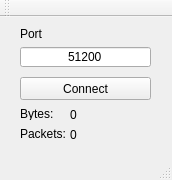
<?xml version="1.0" encoding="UTF-8"?>
<ui version="4.0">
 <class>MainWindow</class>
 <widget class="QMainWindow" name="MainWindow">
  <property name="geometry">
   <rect>
    <x>0</x>
    <y>0</y>
    <width>172</width>
    <height>180</height>
   </rect>
  </property>
  <property name="windowTitle">
   <string>MainWindow</string>
  </property>
  <widget class="QWidget" name="centralWidget">
   <widget class="QPushButton" name="pushButton">
    <property name="geometry">
     <rect>
      <x>20</x>
      <y>60</y>
      <width>131</width>
      <height>23</height>
     </rect>
    </property>
    <property name="text">
     <string>Connect</string>
    </property>
   </widget>
   <widget class="QLineEdit" name="lineEdit">
    <property name="geometry">
     <rect>
      <x>20</x>
      <y>30</y>
      <width>131</width>
      <height>20</height>
     </rect>
    </property>
    <property name="inputMethodHints">
     <set>Qt::ImhNone</set>
    </property>
    <property name="text">
     <string>51200</string>
    </property>
    <property name="alignment">
     <set>Qt::AlignCenter</set>
    </property>
   </widget>
   <widget class="QLabel" name="label">
    <property name="geometry">
     <rect>
      <x>20</x>
      <y>10</y>
      <width>46</width>
      <height>13</height>
     </rect>
    </property>
    <property name="text">
     <string>Port</string>
    </property>
   </widget>
   <widget class="QLabel" name="label_2">
    <property name="geometry">
     <rect>
      <x>20</x>
      <y>90</y>
      <width>46</width>
      <height>13</height>
     </rect>
    </property>
    <property name="text">
     <string>Bytes:</string>
    </property>
   </widget>
   <widget class="QLabel" name="bytes">
    <property name="geometry">
     <rect>
      <x>70</x>
      <y>90</y>
      <width>81</width>
      <height>16</height>
     </rect>
    </property>
    <property name="text">
     <string>0</string>
    </property>
   </widget>
   <widget class="QLabel" name="packets">
    <property name="geometry">
     <rect>
      <x>70</x>
      <y>110</y>
      <width>81</width>
      <height>16</height>
     </rect>
    </property>
    <property name="text">
     <string>0</string>
    </property>
   </widget>
   <widget class="QLabel" name="label_5">
    <property name="geometry">
     <rect>
      <x>20</x>
      <y>110</y>
      <width>46</width>
      <height>13</height>
     </rect>
    </property>
    <property name="text">
     <string>Packets:</string>
    </property>
   </widget>
  </widget>
  <widget class="QMenuBar" name="menuBar">
   <property name="geometry">
    <rect>
     <x>0</x>
     <y>0</y>
     <width>172</width>
     <height>21</height>
    </rect>
   </property>
  </widget>
  <widget class="QToolBar" name="mainToolBar">
   <attribute name="toolBarArea">
    <enum>TopToolBarArea</enum>
   </attribute>
   <attribute name="toolBarBreak">
    <bool>false</bool>
   </attribute>
  </widget>
  <widget class="QStatusBar" name="statusBar"/>
 </widget>
 <layoutdefault spacing="6" margin="11"/>
 <resources/>
 <connections/>
</ui>
